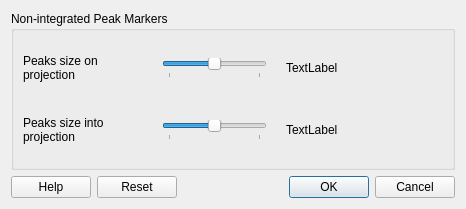
<?xml version="1.0" encoding="UTF-8"?>
<ui version="4.0">
 <class>PeaksViewerOptionsDialog</class>
 <widget class="QDialog" name="PeaksViewerOptionsDialog">
  <property name="geometry">
   <rect>
    <x>0</x>
    <y>0</y>
    <width>466</width>
    <height>209</height>
   </rect>
  </property>
  <property name="windowTitle">
   <string>PeaksViewer Options</string>
  </property>
  <layout class="QVBoxLayout" name="verticalLayout">
   <item>
    <widget class="QGroupBox" name="nonIntegratedGroupBox">
     <property name="title">
      <string>Non-integrated Peak Markers</string>
     </property>
     <layout class="QVBoxLayout" name="verticalLayout_2">
      <item>
       <layout class="QHBoxLayout" name="horizontalLayout">
        <item>
         <widget class="QLabel" name="label">
          <property name="sizePolicy">
           <sizepolicy hsizetype="Fixed" vsizetype="Preferred">
            <horstretch>0</horstretch>
            <verstretch>0</verstretch>
           </sizepolicy>
          </property>
          <property name="minimumSize">
           <size>
            <width>100</width>
            <height>0</height>
           </size>
          </property>
          <property name="text">
           <string>Peaks size on projection</string>
          </property>
          <property name="wordWrap">
           <bool>true</bool>
          </property>
         </widget>
        </item>
        <item>
         <spacer name="horizontalSpacer">
          <property name="orientation">
           <enum>Qt::Horizontal</enum>
          </property>
          <property name="sizeType">
           <enum>QSizePolicy::Minimum</enum>
          </property>
          <property name="sizeHint" stdset="0">
           <size>
            <width>20</width>
            <height>20</height>
           </size>
          </property>
         </spacer>
        </item>
        <item>
         <widget class="QLabel" name="label_3">
          <property name="text">
           <string/>
          </property>
          <property name="pixmap">
           <pixmap resource="../../icons/SliceViewerIcons.qrc">:/SliceViewer/icons/peak-cross-small.png</pixmap>
          </property>
         </widget>
        </item>
        <item>
         <widget class="QSlider" name="sliderOnProjection">
          <property name="maximum">
           <number>100</number>
          </property>
          <property name="singleStep">
           <number>1</number>
          </property>
          <property name="value">
           <number>50</number>
          </property>
          <property name="sliderPosition">
           <number>50</number>
          </property>
          <property name="orientation">
           <enum>Qt::Horizontal</enum>
          </property>
          <property name="tickPosition">
           <enum>QSlider::TicksBelow</enum>
          </property>
          <property name="tickInterval">
           <number>100</number>
          </property>
         </widget>
        </item>
        <item>
         <widget class="QLabel" name="label_4">
          <property name="text">
           <string/>
          </property>
          <property name="pixmap">
           <pixmap resource="../../icons/SliceViewerIcons.qrc">:/SliceViewer/icons/peak-cross.png</pixmap>
          </property>
         </widget>
        </item>
        <item>
         <widget class="QLabel" name="lblPercentageOnProjection">
          <property name="sizePolicy">
           <sizepolicy hsizetype="Fixed" vsizetype="Preferred">
            <horstretch>0</horstretch>
            <verstretch>0</verstretch>
           </sizepolicy>
          </property>
          <property name="minimumSize">
           <size>
            <width>20</width>
            <height>0</height>
           </size>
          </property>
          <property name="text">
           <string>TextLabel</string>
          </property>
         </widget>
        </item>
        <item>
         <spacer name="horizontalSpacer_3">
          <property name="orientation">
           <enum>Qt::Horizontal</enum>
          </property>
          <property name="sizeHint" stdset="0">
           <size>
            <width>0</width>
            <height>20</height>
           </size>
          </property>
         </spacer>
        </item>
       </layout>
      </item>
      <item>
       <layout class="QHBoxLayout" name="horizontalLayout_2">
        <item>
         <widget class="QLabel" name="label_2">
          <property name="sizePolicy">
           <sizepolicy hsizetype="Minimum" vsizetype="Preferred">
            <horstretch>0</horstretch>
            <verstretch>0</verstretch>
           </sizepolicy>
          </property>
          <property name="minimumSize">
           <size>
            <width>100</width>
            <height>0</height>
           </size>
          </property>
          <property name="text">
           <string>Peaks size into projection</string>
          </property>
          <property name="wordWrap">
           <bool>true</bool>
          </property>
         </widget>
        </item>
        <item>
         <spacer name="horizontalSpacer_2">
          <property name="orientation">
           <enum>Qt::Horizontal</enum>
          </property>
          <property name="sizeType">
           <enum>QSizePolicy::Minimum</enum>
          </property>
          <property name="sizeHint" stdset="0">
           <size>
            <width>20</width>
            <height>20</height>
           </size>
          </property>
         </spacer>
        </item>
        <item>
         <widget class="QLabel" name="label_5">
          <property name="text">
           <string/>
          </property>
          <property name="pixmap">
           <pixmap resource="../../icons/SliceViewerIcons.qrc">:/SliceViewer/icons/peak-cross-faded.png</pixmap>
          </property>
         </widget>
        </item>
        <item>
         <widget class="QSlider" name="sliderIntoProjection">
          <property name="maximum">
           <number>100</number>
          </property>
          <property name="singleStep">
           <number>1</number>
          </property>
          <property name="value">
           <number>50</number>
          </property>
          <property name="sliderPosition">
           <number>50</number>
          </property>
          <property name="orientation">
           <enum>Qt::Horizontal</enum>
          </property>
          <property name="tickPosition">
           <enum>QSlider::TicksBelow</enum>
          </property>
          <property name="tickInterval">
           <number>100</number>
          </property>
         </widget>
        </item>
        <item>
         <widget class="QLabel" name="label_6">
          <property name="text">
           <string/>
          </property>
          <property name="pixmap">
           <pixmap resource="../../icons/SliceViewerIcons.qrc">:/SliceViewer/icons/peak-cross.png</pixmap>
          </property>
         </widget>
        </item>
        <item>
         <widget class="QLabel" name="lblPercentageIntoProjection">
          <property name="sizePolicy">
           <sizepolicy hsizetype="Fixed" vsizetype="Preferred">
            <horstretch>0</horstretch>
            <verstretch>0</verstretch>
           </sizepolicy>
          </property>
          <property name="minimumSize">
           <size>
            <width>20</width>
            <height>0</height>
           </size>
          </property>
          <property name="text">
           <string>TextLabel</string>
          </property>
         </widget>
        </item>
        <item>
         <spacer name="horizontalSpacer_4">
          <property name="orientation">
           <enum>Qt::Horizontal</enum>
          </property>
          <property name="sizeHint" stdset="0">
           <size>
            <width>0</width>
            <height>20</height>
           </size>
          </property>
         </spacer>
        </item>
       </layout>
      </item>
     </layout>
    </widget>
   </item>
   <item>
    <layout class="QHBoxLayout" name="horizontalLayout_3">
     <item>
      <widget class="QPushButton" name="btnHelp">
       <property name="text">
        <string>Help</string>
       </property>
      </widget>
     </item>
     <item>
      <widget class="QPushButton" name="btnReset">
       <property name="text">
        <string>Reset</string>
       </property>
      </widget>
     </item>
     <item>
      <widget class="QDialogButtonBox" name="btnGroupControls">
       <property name="orientation">
        <enum>Qt::Horizontal</enum>
       </property>
       <property name="standardButtons">
        <set>QDialogButtonBox::Cancel|QDialogButtonBox::Ok</set>
       </property>
      </widget>
     </item>
    </layout>
   </item>
  </layout>
 </widget>
 <resources>
  <include location="../../icons/SliceViewerIcons.qrc"/>
 </resources>
 <connections>
  <connection>
   <sender>btnGroupControls</sender>
   <signal>accepted()</signal>
   <receiver>PeaksViewerOptionsDialog</receiver>
   <slot>accept()</slot>
   <hints>
    <hint type="sourcelabel">
     <x>248</x>
     <y>254</y>
    </hint>
    <hint type="destinationlabel">
     <x>157</x>
     <y>274</y>
    </hint>
   </hints>
  </connection>
  <connection>
   <sender>btnGroupControls</sender>
   <signal>rejected()</signal>
   <receiver>PeaksViewerOptionsDialog</receiver>
   <slot>reject()</slot>
   <hints>
    <hint type="sourcelabel">
     <x>316</x>
     <y>260</y>
    </hint>
    <hint type="destinationlabel">
     <x>286</x>
     <y>274</y>
    </hint>
   </hints>
  </connection>
 </connections>
</ui>
